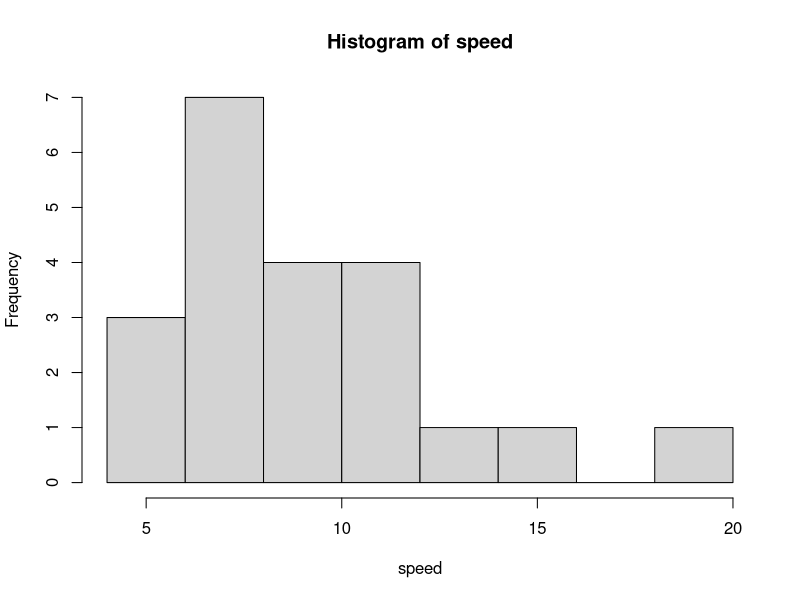
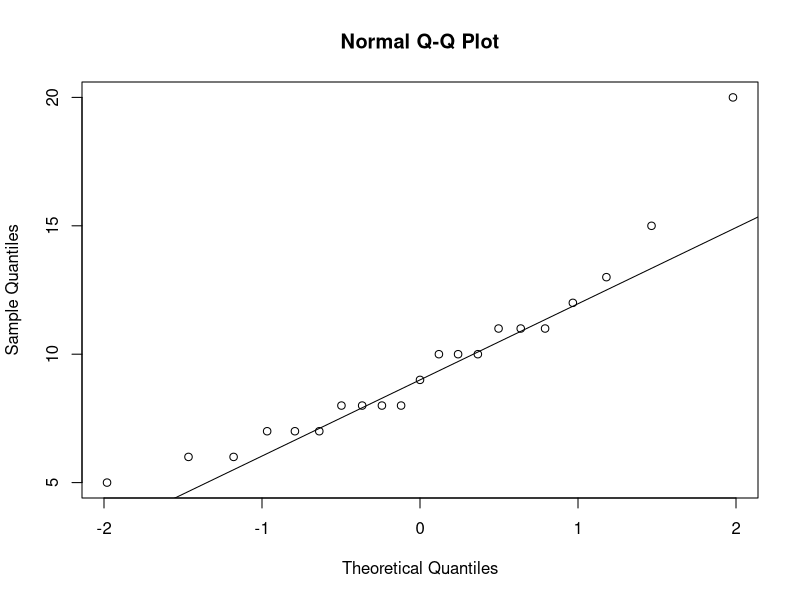
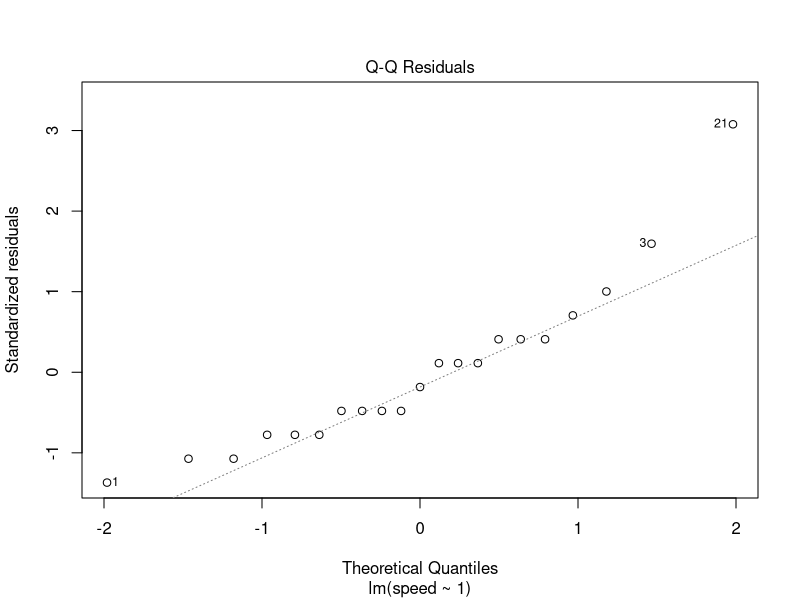

Write R code to recreate these figures, in order.
## ---- chunk 1
knitr::opts_chunk$set(echo = TRUE)
## ---- chunk 2
speed <- c(5, 7, 15, 12, 8, 7, 10, 11, 9, 13, 10, 6, 11, 8, 10, 8, 7, 6, 11, 8, 20)
## ---- chunk 3
hist(speed)
## ---- chunk 4
t.test(speed)
## ---- chunk 5
tout <- t.test(speed)
tout$conf.int
## ---- chunk 6
m <- lm(speed ~ 1)
confint(m)
## ---- chunk 7
qqnorm(speed)
qqline(speed)
## ---- chunk 8
plot(m, which = 2)
## ---- chunk 9
speed[c(1, 3, 21)]
